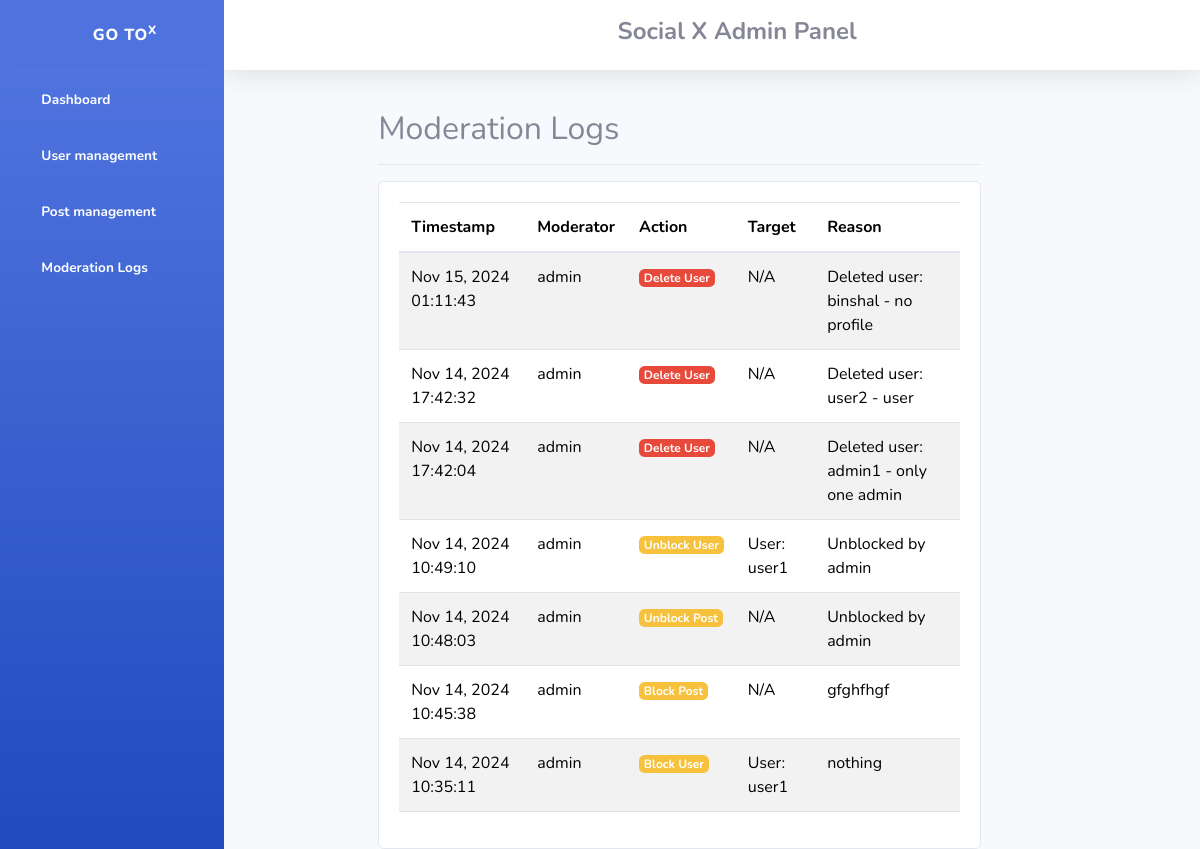
Screenshot of /logs/ (signed in) with the database file from the repository.
### admin_app/models.py (models this page shows, shortened)
class ModeratorLog(models.Model):
    ACTION_CHOICES = (
        ('block_user', 'Block User'),
        ('unblock_user', 'Unblock User'),
        ('delete_user', 'Delete User'),
        ('block_post', 'Block Post'),
        ('unblock_post', 'Unblock Post'),
        ('delete_post', 'Delete Post'),
    )
    moderator = models.ForeignKey(User, on_delete=models.SET_NULL, null=True, related_name='moderator_actions')
    action = models.CharField(max_length=20, choices=ACTION_CHOICES)
    target_user = models.ForeignKey(User, on_delete=models.SET_NULL, null=True, blank=True, related_name='moderation_logs')
    target_post = models.ForeignKey(Post, on_delete=models.SET_NULL, null=True, blank=True, related_name='moderation_logs')
    reason = models.TextField()
    timestamp = models.DateTimeField(auto_now_add=True)

### account_app/models.py (models this page shows, shortened)
class CustomUser(AbstractUser):
    phone_regex = RegexValidator(
        regex=r'^\+?1?\d{10}$',
        message="Phone number must be entered in the format: '+9999999999'. Up to 10 digits allowed."
    )
    email = models.EmailField(unique=True)
    profile_picture = models.ImageField(upload_to='profile_pics/', null=True, blank=True)
    contact_number = models.CharField(validators=[phone_regex], max_length=17, blank=True)

### admin_app/views.py (the view)
# urls.py: path('logs/', views.moderation_logs, name='moderation_logs'),
@user_passes_test(is_admin)
def moderation_logs(request):
    logs = ModeratorLog.objects.select_related(
        'moderator', 'target_user', 'target_post'
    ).order_by('-timestamp')
    paginator = Paginator(logs, 50)
    page = request.GET.get('page')
    logs = paginator.get_page(page)
    return render(request, 'admin/moderation_logs.html', {'logs': logs})

### admin_app/views.py (called while the page is built)
def is_admin(user):
    return user.is_authenticated and user.is_staff

### templates/admin/moderation_logs.html (shortened to what this page needs)
{% extends 'admin/base.html' %}
{% block admin_content %}
<div class="d-flex justify-content-between flex-wrap flex-md-nowrap align-items-center pt-3 pb-2 mb-3 border-bottom">
    <h1 class="h2">Moderation Logs</h1>
</div>
<div class="card">
    <div class="card-body">
        <div class="table-responsive">
            <table class="table table-striped">
                <thead>
                    <tr>
                        <th>Timestamp</th>
                        <th>Moderator</th>
                        <th>Action</th>
                        <th>Target</th>
                        <th>Reason</th>
                    </tr>
                </thead>
                <tbody>
                    {% for log in logs %}
                        <tr>
                            <td>{{ log.timestamp|date:"M d, Y H:i:s" }}</td>
                            <td>{{ log.moderator.username }}</td>
                            <td>
                                <span class="badge
                                    {% if 'block' in log.action %}bg-warning
                                    {% elif 'delete' in log.action %}bg-danger
                                    {% elif 'unblock' in log.action %}bg-success
                                    {% endif %}">
                                    {{ log.get_action_display }}
                                </span>
                            </td>
                            <td>
                                {% if log.target_user %}
                                    User: {{ log.target_user.username }}
                                {% elif log.target_post %}
                                    Post: {{ log.target_post.title }}
                                {% else %}
                                    N/A
                                {% endif %}
                            </td>
                            <td>{{ log.reason }}</td>
                        </tr>
                    {% endfor %}
                </tbody>
            </table>
        </div>
    </div>
</div>
{% endblock %}

### rows the page displays
ModeratorLog: timestamp "Nov 15, 2024 01:11:43", moderator.username "admin", action "Delete User", shows "N/A", reason "Deleted user: binshal - no profile"
ModeratorLog: timestamp "Nov 14, 2024 17:42:32", moderator.username "admin", action "Delete User", shows "N/A", reason "Deleted user: user2 - user"
ModeratorLog: timestamp "Nov 14, 2024 17:42:04", moderator.username "admin", action "Delete User", shows "N/A", reason "Deleted user: admin1 - only one admin"
ModeratorLog: timestamp "Nov 14, 2024 10:49:10", moderator.username "admin", action "Unblock User", target_user.username "user1", reason "Unblocked by admin"
ModeratorLog: timestamp "Nov 14, 2024 10:48:03", moderator.username "admin", action "Unblock Post", shows "N/A", reason "Unblocked by admin"
ModeratorLog: timestamp "Nov 14, 2024 10:45:38", moderator.username "admin", action "Block Post", shows "N/A", reason "gfghfhgf"
ModeratorLog: timestamp "Nov 14, 2024 10:35:11", moderator.username "admin", action "Block User", target_user.username "user1", reason "nothing"
